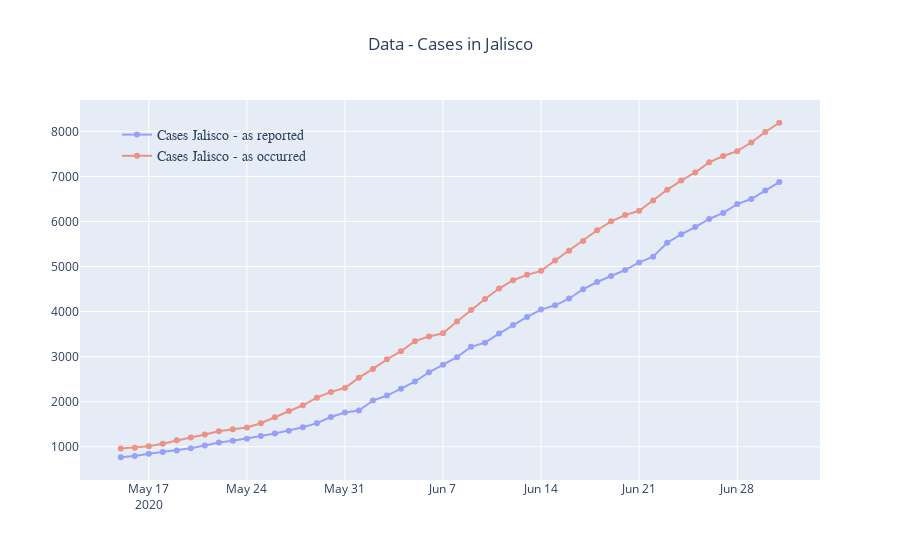

Notebook code cell kept with this figure:
### Code cell
fig = go.Figure()

fig.add_trace(go.Scatter(
    x=mx1['date'],
    y=mx1['Cases_Jalisco'],
    name='Cases Jalisco - as reported',
    mode='lines+markers',line_width=2,marker_size=6,opacity=0.6))

fig.add_trace(go.Scatter(
    x=mx2['date'],
    y=mx2['Cases_Jalisco'],
    name='Cases Jalisco - as occurred',
    mode='lines+markers',line_width=2,marker_size=6,opacity=0.6))

fig.update_layout(
    title="Data - Cases in Jalisco",
    title_x=0.5,showlegend=True,yaxis = {'type': 'linear'},
    legend=dict(
            x=0.05,y=0.95,
            traceorder="normal",font=dict(family="sans-serif",size=14),bgcolor='rgba(0,0,0,0)'),)

fig.show()
